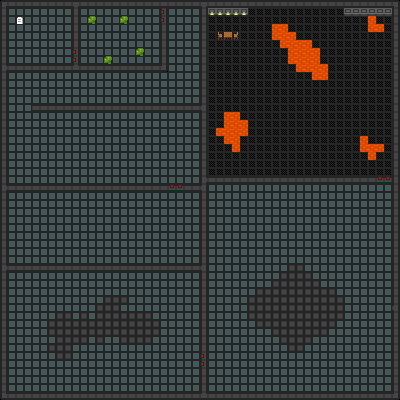

A level layout from a 2D game, rendered from its tile map. Below: a short description, then the map file with tile-grid data replaced by summaries:
An orthogonal 50x50 tile map with 8x8 px tiles, 2 tile layers (Tile Layer 1, Tile Layer 2), 2 tilesets.

<map version="1.0" orientation="orthogonal" renderorder="right-down" width="50" height="50" tilewidth="8" tileheight="8" nextobjectid="11">
 <tileset firstgid="1" name="tiles" tilewidth="8" tileheight="8" tilecount="780" columns="30">
  <image source="tiles.png" trans="080008" width="240" height="208" />
 </tileset>
 <tileset firstgid="781" name="lofi_environment" tilewidth="8" tileheight="8" tilecount="256" columns="16">
  <image source="oryx_lofi_horror/oryx_lofi_horror/lofi_environment.png" trans="ff00ff" width="128" height="128" />
 </tileset>
 <layer name="Tile Layer 1" width="50" height="50">
  <data>[2500 cells, 2500 non-empty, 15 distinct tile ids]</data>
 </layer>
 <layer name="Tile Layer 2" width="50" height="50">
  <data>[2500 cells, 23 non-empty, 8 distinct tile ids]</data>
 </layer>
</map>
